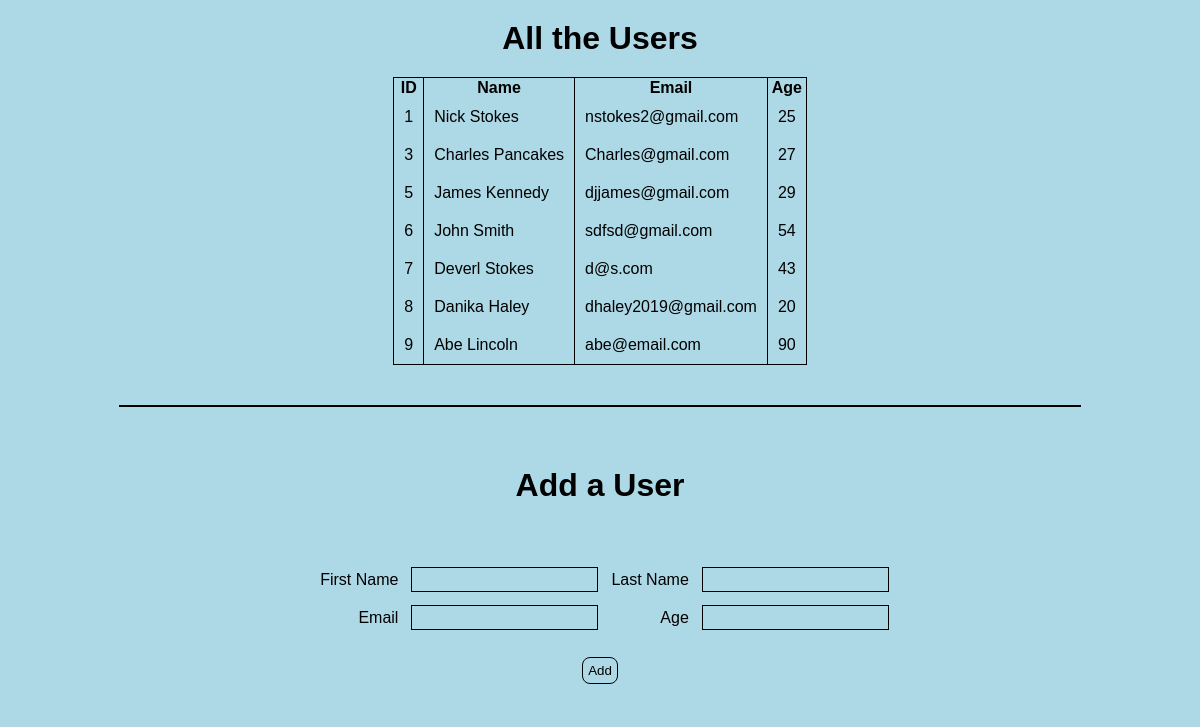
The page / on the database its author committed.
### users_app/models.py (models this page shows, shortened)
class Users(models.Model):
    first_name = models.CharField(max_length=255)
    last_name = models.CharField(max_length=255)
    email_address = models.CharField(max_length=255)
    age = models.IntegerField()
    created_at = models.DateTimeField(auto_now_add=True)
    updated_at = models.DateTimeField(auto_now=True)

### users_app/views.py (the view)
# urls.py: path('', views.index),
def index(request):
    context = {
    	"all_users": Users.objects.all()
    }
    return render(request, "index.html", context)

### users_app/templates/index.html (shortened to what this page needs)
<!DOCTYPE html>
<html lang="en">
<head>
    {% load static %}
    <link rel="stylesheet" href="{% static 'css/style.css' %}" />
</head>
<body>
    <h1>All the Users</h1>
    <table class="user_list">
    <tr>
        <th>ID</th>
        <th>Name</th>
        <th>Email</th>
        <th>Age</th>
    </tr>
    {% for users in all_users %}
    <tr>
        <td>{{ users.id }}</td>
        <td>{{ users.first_name }} {{ users.last_name }}</td>
        <td>{{ users.email_address }}</td>
        <td>{{ users.age }}</td>
    </tr>
    {% endfor %}
    </table>
    <div class="line"></div>
    <h1>Add a User</h1>
    <div class="form">
        <form action="/process" method="post">
        <table class="user_entry">
            <tr>
                <td>First Name</td>
            <td>
                <input type="text" name="first_name" />
            </td>
            <td>Last Name</td>
            <td>
                <input type="text" name="last_name" />
            </td>
            </tr>
            <tr class="last">
            <td>Email</td>
            <td>
                <input type="text" name="email_address" />
            </td>
            <td>
                Age
            </td>
            <td class="last">
                <input type="text" name="age" />
            </td>
            </tr>
        </table>
        <button type="submit">Add</button>
        </form>
    </div>
    </body>
</html>

### users_app/static/css/style.css (style rules this page uses)
* { margin: 0 auto; font-family: 'Lucida Sans', 'Lucida Sans Regular', 'Lucida Grande', 'Lucida Sans Unicode', Geneva, Verdana, sans-serif; background-color: lightblue; }
body { margin: 0 auto; }
table.user_list td { text-align: left; padding: 10px; border-left: 1px solid black; }
table.user_list th { border-top: 1px solid black; border-left: 1px solid black; }
h1 { text-align: center; padding: 20px; }
.line { border: 1px solid black; width: 80%; height: 0px; margin: 40px auto; }
.form { display: flex; justify-content: left; margin: 40px auto; text-align: center; }
input { border: 1px solid black; }
button { margin: 15px auto; text-align: center; border: 1px solid black; padding: 5px; border-radius: 8px; }
table.user_entry td { text-align: right; padding-left: 10px; }
table.user_entry tr td { padding-bottom: 10px; }
table.user_entry input { padding: 4px; }
table.user_list { border: 1px solid black; border-collapse: collapse; }

### rows shown on the page
Users: id "1", first_name "Nick", last_name "Stokes", email_address "nstokes2@gmail.com", age "25"
Users: id "3", first_name "Charles", last_name "Pancakes", email_address "Charles@gmail.com", age "27"
Users: id "5", first_name "James", last_name "Kennedy", email_address "djjames@gmail.com", age "29"
Users: id "6", first_name "John", last_name "Smith", email_address "sdfsd@gmail.com", age "54"
Users: id "7", first_name "Deverl", last_name "Stokes", email_address "d@s.com", age "43"
Users: id "8", first_name "Danika", last_name "Haley", email_address "dhaley2019@gmail.com", age "20"
Users: id "9", first_name "Abe", last_name "Lincoln", email_address "abe@email.com", age "90"
